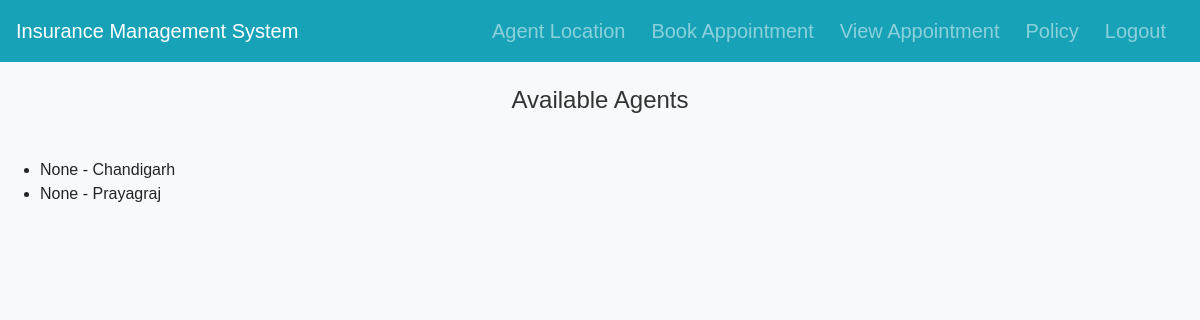
Before: /agents/ with the older database file.
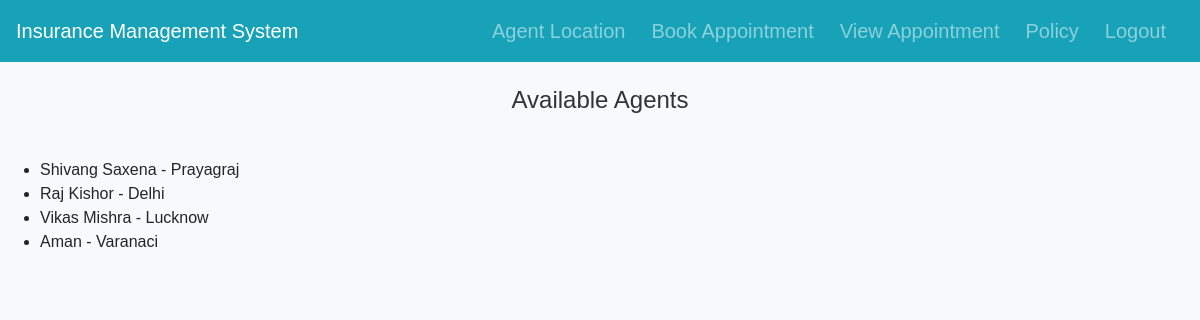
After: the same page with the newer database file.
### Insurance/models.py (models this page shows, shortened)
class Ajents(models.Model):
    address = models.CharField(max_length=100, null=True)
    name = models.CharField(max_length=255, null=True)
    phone = models.CharField(max_length=15,null=True)
    email = models.EmailField(unique=True, null=True)
    is_available = models.BooleanField(default=True)
    available_from = models.TimeField(null=True, blank=True)
    available_to = models.TimeField(null=True, blank=True)

### Insurance/views.py (the view)
# urls.py: path('agents/', views.agent_list, name='agent_list'),
def agent_list(request):
    agents = Ajents.objects.all()
    map = folium.Map(location=[26, 80], zoom_start=6)
    for agent in agents:
        try:
            location = geocoder.osm(agent.address)
            if location.ok:
                lat = location.latlng[0]
                lon = location.latlng[1]
                folium.Marker(location=[lat, lon], tooltip="Click for more",
                               popup=(agent.name,agent.email)).add_to(map)
            time.sleep(2)  # Sleep for 1 second after each request
        except Exception as e:
            print(f"Error processing agent '{agent.name}': {str(e)}")
    map_html = map._repr_html_()
    return render(request, 'agent_list.html', {'agents': agents, 'map_html': map_html})

### Insurance/templates/agent_list.html (shortened to what this page needs)
{% load static %}
<!DOCTYPE html>
<html lang="en">
<head>
    <link rel="stylesheet" href="https://unpkg.com/leaflet/dist/leaflet.css" />
</head>
<body>
    {% include 'inner_header.html' %}
    <div class="agent-name">Available Agents</div>
    <ul>
        {% for agent in agents %}
            <li>{{ agent.name }} - {{ agent.address }}</li>
        {% endfor %}
    </ul>
</body>
</html>

Changed rows visible on the page:
removed Ajents: name "None", address "Chandigarh"
removed Ajents: name "None", address "Prayagraj"
added Ajents: name "Shivang Saxena", address "Prayagraj"
added Ajents: name "Raj Kishor", address "Delhi"
added Ajents: name "Vikas Mishra", address "Lucknow"
added Ajents: name "Aman", address "Varanaci"
